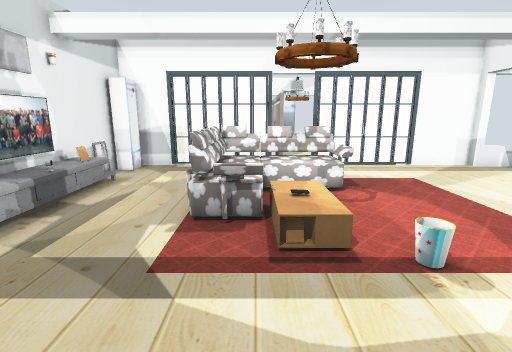
View 1 (above)

21 first-person views from a walk through a robot-simulator world made for Gazebo. The camera is 1.2 m above the floor, tilts 12° down and sees 85° across. The floor is counted in squares, 0.5 m on a side. Each view is taken from the middle of a square. On the plan, view 1 faces up. The plan holds only what a view shows up to about 18 squares ahead; the rest is blank. Some stock models are drawn as simple stand-ins. Some surface patterns are stand-ins.

View 2
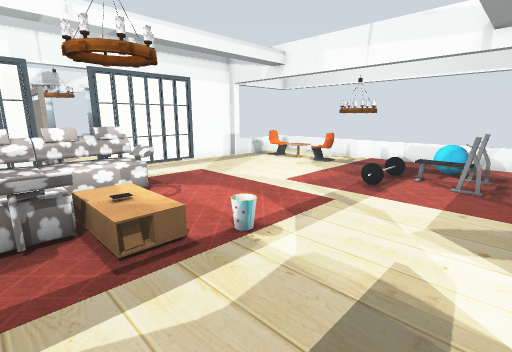

View 3
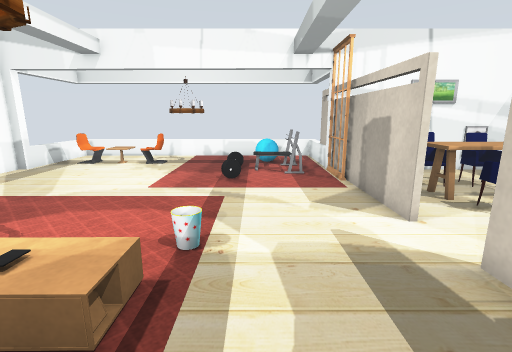

View 4
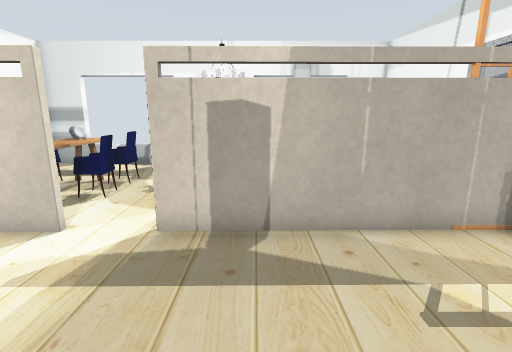

View 5
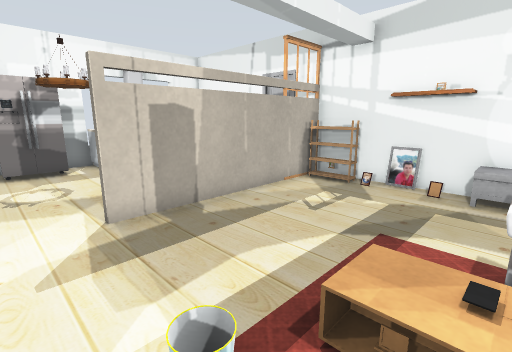

View 6
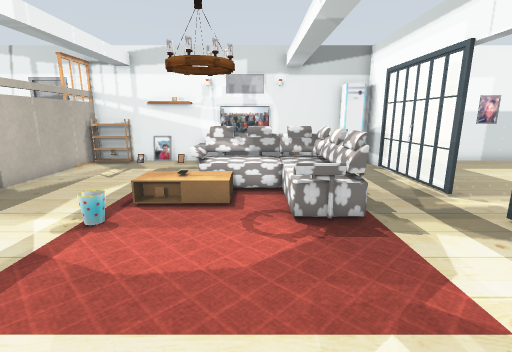

View 7
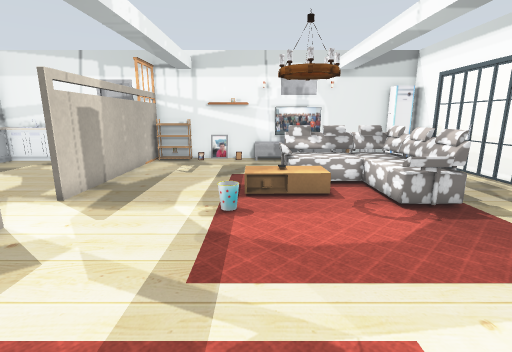

View 8
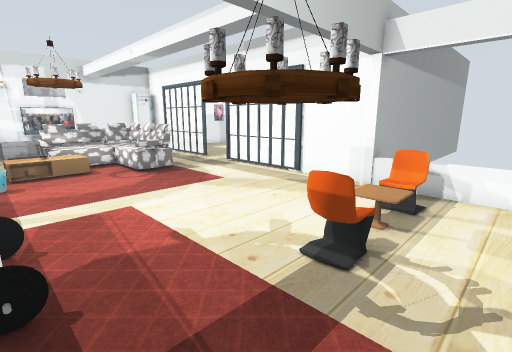

View 9
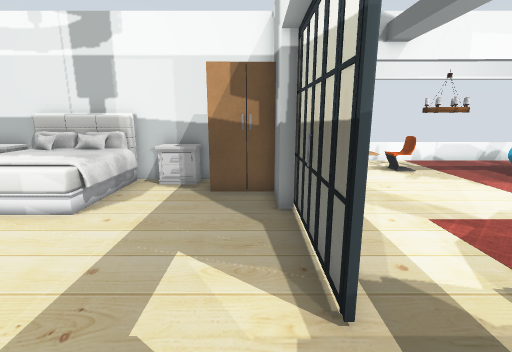

View 10
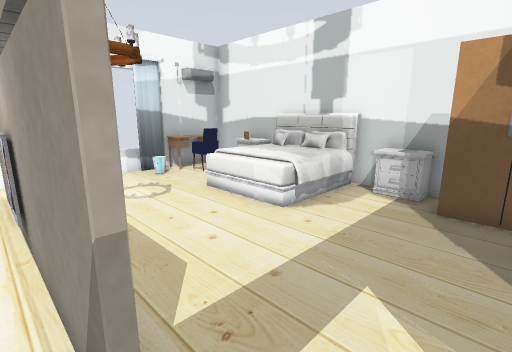

View 11
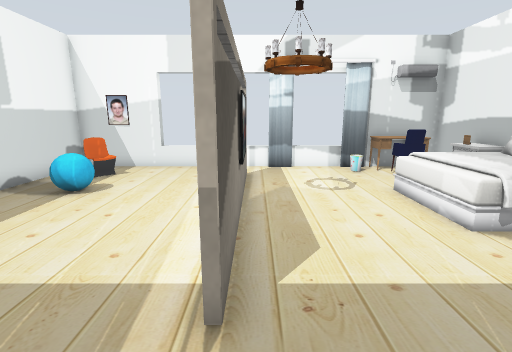

View 12
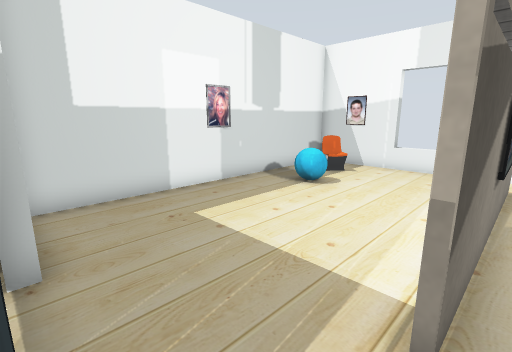

View 13
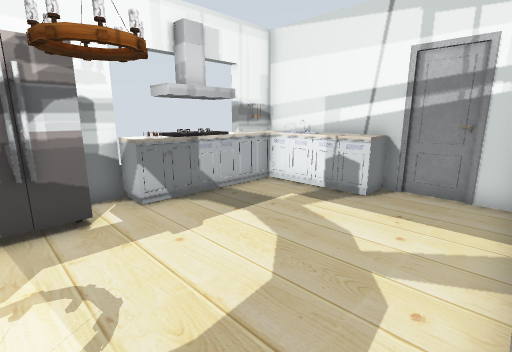

View 14
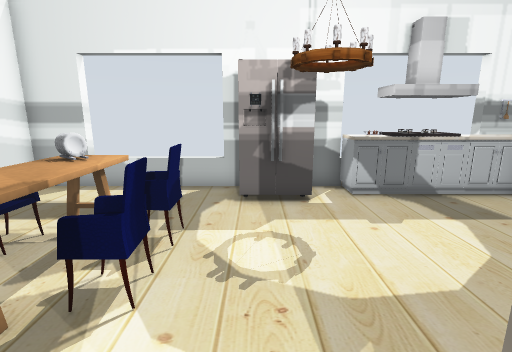

View 15
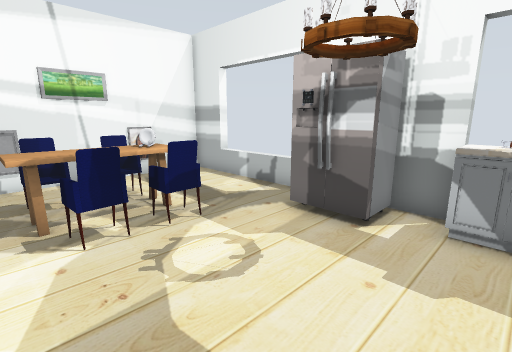

View 16
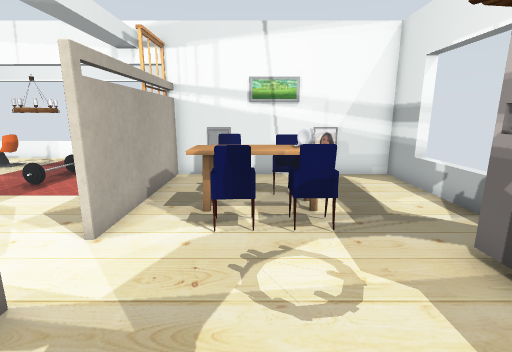

View 17
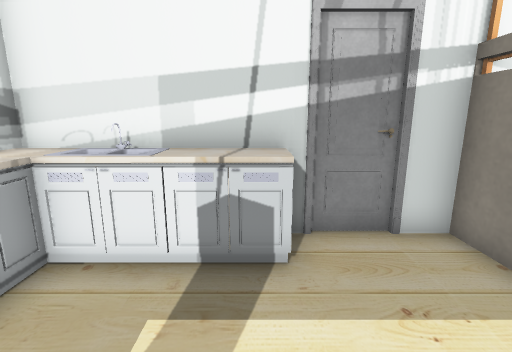

View 18
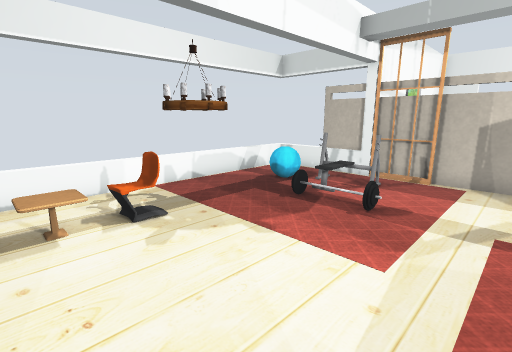

View 19
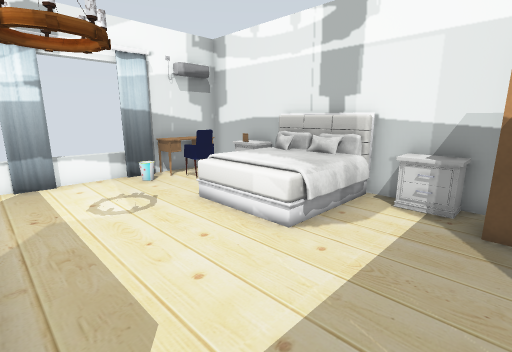

View 20
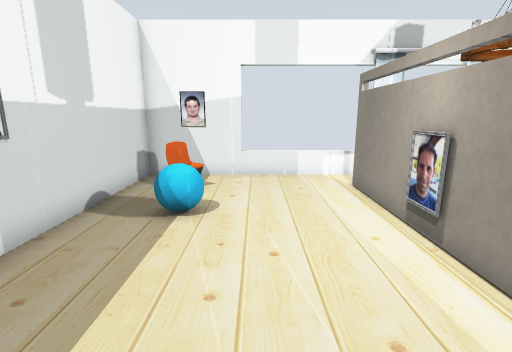

View 21
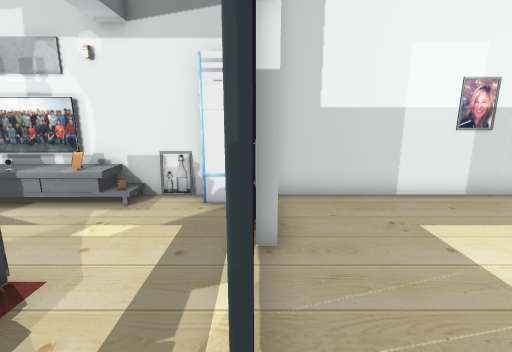

### Floor plan
Points are (right, up) in squares from view 1. A wall is a line through its corners. A room is listed if a view was taken in it or the views show most of it. See-through windows are left out.
Room 1 (views 1, 2, 3, 4, 5, 6, 7, 8, 9, 10, 11, 12, 13, 14, 15, 16, 17, 18, 19, 20, 21)
walls: (7.1, 13.9) (7.1, 14.4) (8.9, 14.4); (-3.2, 14) (-6.5, 14) (-6.5, -1.6); (-2.9, 14.5) (-2.9, 14); (1.4, 16.8) (1.4, 20.5); (10.7, 14) (7.8, 14); (10.7, 16.5) (10.7, 27.6) (-6.5, 27.6) (-6.5, 14.6); (1.6, 20.5) (1.6, 16.8); (15.5, 13.6) (10.7, 13.6); (1.4, 22.4) (1.4, 25.6); (-6.5, -3.9) (-6.5, -9.6) (-5.4, -9.6); (3.5, -9.6) (10.7, -9.6) (10.7, -0.3) (15.5, -0.3); (1.6, 25.6) (1.6, 22.4); (0.1, -9.6) (1.6, -9.6)
low walls: (15.5, -0.3) (15.5, 13.6)
objects: door leaf (-7, -3); other object (-7, -2); kitchen cabinet (-6, -9) to (-4, -5); door leaf (-6, -1); shoe rack (-6, 0) to (-6, 1); other object (-6, 2); other object (-6, 3); desk (-6, 4); TV cabinet (-6, 5) to (-5, 7); TV (-6, 6); picture (-6, 7) to (-6, 8); TV (-6, 9); TV cabinet (-6, 10); picture (-6, 11); other object (-6, 13); picture (-6, 21); door leaf (-5, -1) to (2, -1); desk (-5, 9); chair (-5, 25) to (-4, 26); cyan ball (-4, 23); other object (-3, -9) to (-2, -9); door leaf (-2, 14) to (1, 14); kitchen cabinet (-1, -9) to (0, -9); sofa (-1, 6) to (3, 11); coffee table (0, 5) to (1, 7); lamp (1, -7) to (2, -6); table (1, 6); lamp (1, 6) to (2, 7); picture (1, 21); fridge (2, -9) to (3, -8); TV (2, 21); lamp (2, 21) to (4, 23); bin (3, 4); door leaf (3, 14) to (6, 14); door leaf (4, -1) to (10, -1); chair (5, -5); chair (5, -4) to (5, -3); kitchen table (6, -6) to (7, -6); table (6, -5) to (7, -5); kitchen table (6, -4) to (7, -3); bin (6, 26) to (7, 27); chair (7, -3) to (8, -3); bed (7, 20) to (10, 23); curtain (7, 27); chair (8, -5); chair (8, 25) to (9, 26); desk (8, 26) to (10, 27); other object (9, 4) to (11, 4); wardrobe (9, 15) to (10, 16); door leaf (10, 0); other object (10, 1) to (12, 3); nightstand (10, 17) to (10, 18); nightstand (10, 24); other object (10, 25); picture (11, -7); picture (11, -2); door leaf (12, -1); lamp (12, 6) to (13, 7); table (12, 10) to (13, 10); cyan ball (13, 2) to (13, 3); chair (13, 8) to (13, 9); chair (13, 11) to (13, 12)

Positions as (right, up) in squares from view 1, and headings:
1: (0, 0), facing up
2: (-1, 0), facing up-right
3: (-2, 3), facing right
4: (0, 5), facing down
5: (4, 6), facing down-left
6: (9, 8), facing left
7: (10, 5), facing left
8: (15, 4), facing up-left
9: (0, 15), facing right
10: (1, 15), facing up-right
11: (2, 14), facing up
12: (2, 14), facing up-left
13: (3, -1), facing down-left
14: (3, 0), facing down
15: (-1, -2), facing down-right
16: (-1, -4), facing right
17: (-1, -5), facing left
18: (6, 11), facing down-right
19: (2, 16), facing up-right
20: (-2, 16), facing up
21: (2, 14), facing left
